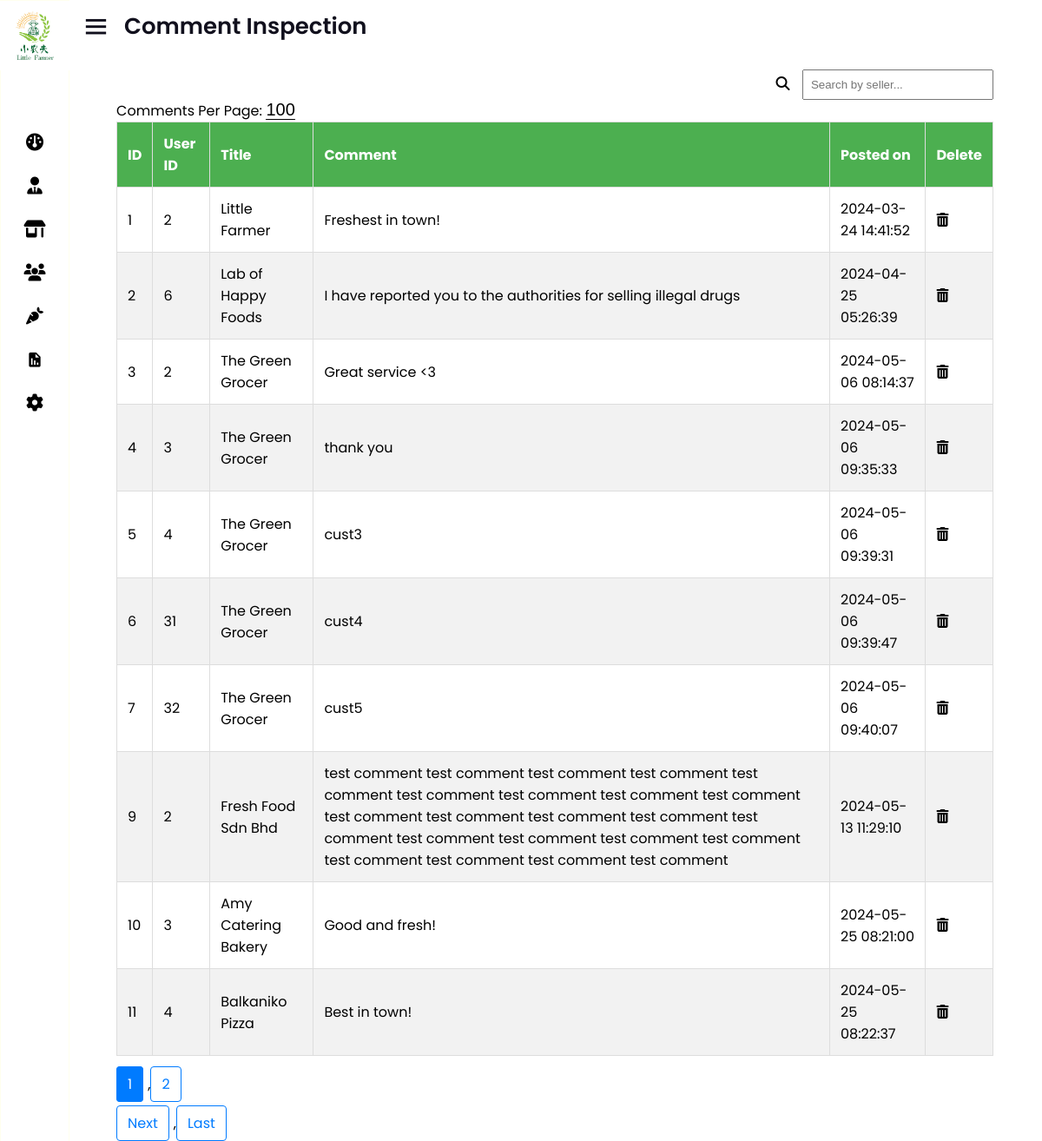
Page /seller/admin/comment_inspection.php on the committed database.
### tables this page shows
CREATE TABLE `user_comments` (
  `id` int(11) NOT NULL,
  `user_id` int(11) DEFAULT NULL,
  `res_id` int(11) DEFAULT NULL,
  `comment` text DEFAULT NULL,
  `created_at` timestamp NOT NULL DEFAULT current_timestamp()
);

CREATE TABLE `restaurant` (
  `rs_id` int(222) NOT NULL,
  `c_id` int(222) NOT NULL,
  `title` varchar(222) NOT NULL,
  `email` varchar(222) NOT NULL,
  `phone` varchar(222) NOT NULL,
  `url` varchar(222) NOT NULL,
  `o_hr` varchar(222) NOT NULL,
  `c_hr` varchar(222) NOT NULL,
  `o_days` varchar(222) NOT NULL,
  `address` text NOT NULL,
  `image` text NOT NULL,
  `date` timestamp NOT NULL DEFAULT current_timestamp() ON UPDATE current_timestamp(),
  `description` text NOT NULL
);

### seller/admin/comment_inspection.php (the view, shortened to what this page needs)
<!DOCTYPE html>
<html lang="en" dir="ltr">
<head>
    <link rel="stylesheet" href="style.css">
    <link rel="stylesheet" href="https://cdnjs.cloudflare.com/ajax/libs/font-awesome/4.7.0/css/font-awesome.min.css">
    <link href='https://unpkg.com/boxicons@2.0.7/css/boxicons.min.css' rel='stylesheet'>
</head>
<body>
    <div class="sidebar close">
        <?php include "sidebar.php"; ?>
    </div>
    <section class="home-section">
        <div class="home-content">
            <i class='bx bx-menu'></i>
            <span class="text">Comment Inspection</span>
        </div>
        <div class="empMainCon">
            <div class="search-container" style="text-align: right">
				<i class="fa fa-search search-icon" onclick="filterComments()"></i>
                <input type="text" id="searchInput" placeholder="Search by seller..." onkeyup="filterComments()">
            </div>
            <div class="comments-per-page">
				<label for="commentsPerPage">Comments Per Page:</label>
				<select id="commentsPerPage" onchange="updateCommentsPerPage()" class="custom-select" style="margin: 50 10">
					<option value="100" <?php if(!isset($_GET['commentsPerPage']) || $_GET['commentsPerPage'] == '100') echo 'selected'; ?>>100</option>
				</select>
			</div>
            <?php
            include("config/connect.php");
            $commentsPerPage = isset($_GET['commentsPerPage']) && in_array((int)$_GET['commentsPerPage'], [5, 10, 15, 50]) ? (int)$_GET['commentsPerPage'] : 10;
            $page = isset($_GET['page']) && is_numeric($_GET['page']) ? (int)$_GET['page'] : 1;
            $start = ($page - 1) * $commentsPerPage;
            $totalCommentsQuery = "SELECT COUNT(*) AS total FROM user_comments";
            $totalCommentsResult = mysqli_query($db, $totalCommentsQuery);
            $totalCommentsRow = mysqli_fetch_assoc($totalCommentsResult);
            $totalComments = $totalCommentsRow['total'];
            $totalPages = ceil($totalComments / $commentsPerPage);
            $query = "SELECT c.id, c.user_id, r.title, c.comment, c.created_at
                      FROM user_comments c
                      INNER JOIN restaurant r ON c.res_id = r.rs_id
                      LIMIT $start, $commentsPerPage";
            $result = mysqli_query($db, $query);
            if (mysqli_num_rows($result) > 0) {
                echo '<div class="table-responsive">';
                echo '<table class="table table-bordered" style="width: 100%;">';
                echo '<thead>';
                echo '<tr>';
                echo '<th>ID</th>';
                echo '<th>User ID</th>';
                echo '<th>Title</th>';
                echo '<th>Comment</th>';
                echo '<th>Posted on</th>';
                echo '<th>Delete</th>';
                echo '</tr>';
                echo '</thead>';
                echo '<tbody id="commentTableBody">';
                while ($row = mysqli_fetch_assoc($result)) {
                    echo '<tr>';
                    echo '<td>' . $row['id'] . '</td>';
                    echo '<td>' . $row['user_id'] . '</td>';
                    echo '<td>' . $row['title'] . '</td>';
                    echo '<td>' . $row['comment'] . '</td>';
                    echo '<td>' . $row['created_at'] . '</td>';
                    echo '<td><a href="delete_comment.php?id=' . $row['id'] . '" class="btn btn-danger btn-flat btn-addon btn-xs m-b-10" onclick="return confirm(\'Are you sure you want to delete this comment?\');"><i class="fa fa-trash-o" style="font-size:16px"></i></a></td>';
                    echo '</tr>';
                }
                echo '</tbody>';
                echo '</table>';
                echo '</div>';
                echo '<div class="pagination">';
                for ($i = 1; $i <= $totalPages; $i++) {
                    echo '<a href="?page=' . $i . '&commentsPerPage=' . $commentsPerPage . '" ';
                    if ($page === $i) {
                        echo 'class="active"';
                    }
                    echo '>' . $i . '</a>';
                    if ($i < $totalPages) {
                        echo ',';
                    }
                }
                if ($page < $totalPages) {
                    echo '</div><div class="pagination next-last">';
                    echo '<a href="?page=' . ($page + 1) . '&commentsPerPage=' . $commentsPerPage . '">Next</a>,';
                    echo '<a href="?page=' . $totalPages . '&commentsPerPage=' . $commentsPerPage . '">Last</a>';
                }
                echo '</div>';
            } else {
                echo '<p>No comments found.</p>';
            }
            ?>
        </div>
    </section>
</body>
</html>

### seller/admin/style.css (style rules this page uses)
html, body { width: 100%; height: 100%; margin: 0; padding: 0; box-sizing: border-box; font-family: 'Poppins', sans-serif; overflow-y: auto; }
.sidebar { border: 1px solid #ffe; position: fixed; top: 0; left: 0; height: 100%; width: 260px; background: #ffffff; z-index: 100; transition: all 0.5s ease; }
.sidebar.close { width: 78px; }
.home-section { position: relative; background: #ffffff; height: 100vh; left: 260px; width: calc(100% - 260px); transition: all 0.5s ease; overflow-y: auto; }
.sidebar.close ~ .home-section { left: 78px; width: calc(100% - 78px); }
.home-section .home-content { height: 60px; display: flex; align-items: center; }
.home-section .home-content .bx-menu, .home-section .home-content .text { color: #11101d; font-size: 35px; }
.home-section .home-content .bx-menu { margin: 0 15px; cursor: pointer; }
.home-section .home-content .text { font-size: 26px; font-weight: 600; }
.empMainCon { width: 90%; margin-left: auto; margin-right: auto; margin-top: 20px; }
.empMainCon #searchInput { padding: 8px; width: 200px; margin-left: 10px; }
.empMainCon table { border-collapse: collapse; width: 100%; margin-left: auto; margin-right: auto; margin-top: 20px; margin-bottom: 10px; }
.empMainCon th, td { border: 1px solid #ddd; padding: 12px; text-align: left; }
.empMainCon th { background-color: #4CAF50; color: white; cursor: pointer; }
.empMainCon tr:nth-child(even) { background-color: #f2f2f2; }
.close { color: #aaa; font-size: 28px; font-weight: bold; cursor: pointer; }
.custom-select { border: none; border-bottom: 1px solid #000; background-color: transparent; padding: 0; margin: 0; appearance: none; text-align: center; font-size: 20px; }
a { text-decoration: none; color: inherit; }

### seller/admin/comment_inspection.php (style rules this page uses)
.comments-per-page { float: left; }
.pagination { margin-top: 20px; }
.pagination a { color: #007bff; padding: 8px 12px; text-decoration: none; border: 1px solid #007bff; margin-right: 5px; border-radius: 4px; }
.pagination a.active { background-color: #007bff; color: white; }

### rows in the picture
user_comments: id "1", user "2", restaurant.title "Little Farmer", comment "Freshest in town!", created_at "2024-03-24 14:41:52"
user_comments: id "2", user "6", restaurant.title "Lab of Happy Foods", comment "I have reported you to the authorities for selling illegal drugs", created_at "2024-04-25 05:26:39"
user_comments: id "3", user "2", restaurant.title "The Green Grocer", comment "Great service <3", created_at "2024-05-06 08:14:37"
user_comments: id "4", user "3", restaurant.title "The Green Grocer", comment "thank you", created_at "2024-05-06 09:35:33"
user_comments: id "5", user "4", restaurant.title "The Green Grocer", comment "cust3", created_at "2024-05-06 09:39:31"
user_comments: id "6", user "31", restaurant.title "The Green Grocer", comment "cust4", created_at "2024-05-06 09:39:47"
user_comments: id "7", user "32", restaurant.title "The Green Grocer", comment "cust5", created_at "2024-05-06 09:40:07"
user_comments: id "9", user "2", restaurant.title "Fresh Food Sdn Bhd", comment "test comment test comment test comment test comment test comment test comment test comment test comment test comment test comment test comment test comment test comment test comment test comment test comment test comment test comment test comment test comment test comment test comment", created_at "2024-05-13 11:29:10"
user_comments: id "10", user "3", restaurant.title "Amy Catering Bakery", comment "Good and fresh!", created_at "2024-05-25 08:21:00"
user_comments: id "11", user "4", restaurant.title "Balkaniko Pizza", comment "Best in town!", created_at "2024-05-25 08:22:37"
